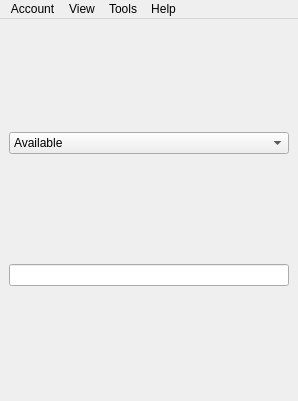
<?xml version="1.0" encoding="UTF-8"?>
<ui version="4.0">
 <class>wnd_main</class>
 <widget class="QMainWindow" name="wnd_main">
  <property name="geometry">
   <rect>
    <x>0</x>
    <y>0</y>
    <width>298</width>
    <height>401</height>
   </rect>
  </property>
  <property name="windowTitle">
   <string>Buddy List</string>
  </property>
  <property name="windowIcon">
   <iconset resource="resource/res.qrc">
    <normaloff>:/icons/icons/logotype.png</normaloff>:/icons/icons/logotype.png</iconset>
  </property>
  <property name="unifiedTitleAndToolBarOnMac">
   <bool>false</bool>
  </property>
  <widget class="QWidget" name="centralwidget">
   <layout class="QVBoxLayout">
    <item>
     <widget class="QComboBox" name="cmb_status_box">
      <property name="enabled">
       <bool>true</bool>
      </property>
      <item>
       <property name="text">
        <string>Available</string>
       </property>
       <property name="icon">
        <iconset resource="resource/res.qrc">
         <normaloff>:/icons/icons/status/available.png</normaloff>:/icons/icons/status/available.png</iconset>
       </property>
      </item>
      <item>
       <property name="text">
        <string>Chat</string>
       </property>
       <property name="icon">
        <iconset resource="resource/res.qrc">
         <normaloff>:/icons/icons/status/chat.png</normaloff>:/icons/icons/status/chat.png</iconset>
       </property>
      </item>
      <item>
       <property name="text">
        <string>Away</string>
       </property>
       <property name="icon">
        <iconset resource="resource/res.qrc">
         <normaloff>:/icons/icons/status/away.png</normaloff>:/icons/icons/status/away.png</iconset>
       </property>
      </item>
      <item>
       <property name="text">
        <string>Extended away</string>
       </property>
       <property name="icon">
        <iconset resource="resource/res.qrc">
         <normaloff>:/icons/icons/status/xa.png</normaloff>:/icons/icons/status/xa.png</iconset>
       </property>
      </item>
      <item>
       <property name="text">
        <string>Do not disturb</string>
       </property>
       <property name="icon">
        <iconset resource="resource/res.qrc">
         <normaloff>:/icons/icons/status/dnd.png</normaloff>:/icons/icons/status/dnd.png</iconset>
       </property>
      </item>
      <item>
       <property name="text">
        <string>Offline</string>
       </property>
       <property name="icon">
        <iconset resource="resource/res.qrc">
         <normaloff>:/icons/icons/status/offline.png</normaloff>:/icons/icons/status/offline.png</iconset>
       </property>
      </item>
     </widget>
    </item>
    <item>
     <widget class="QLineEdit" name="eln_status_edit"/>
    </item>
   </layout>
  </widget>
  <widget class="QMenuBar" name="mbr_menubar">
   <property name="geometry">
    <rect>
     <x>0</x>
     <y>0</y>
     <width>298</width>
     <height>26</height>
    </rect>
   </property>
   <widget class="QMenu" name="men_contacts">
    <property name="title">
     <string>Account</string>
    </property>
    <addaction name="act_connection"/>
    <addaction name="act_deconnection"/>
    <addaction name="separator"/>
    <addaction name="act_add_buddy"/>
    <addaction name="act_join_group_chat"/>
    <addaction name="separator"/>
    <addaction name="act_quit"/>
   </widget>
   <widget class="QMenu" name="men_affichage">
    <property name="title">
     <string>View</string>
    </property>
    <addaction name="act_offline_buddies"/>
    <addaction name="act_away_buddies"/>
   </widget>
   <widget class="QMenu" name="men_help">
    <property name="title">
     <string>Help</string>
    </property>
    <addaction name="act_about_pytalk"/>
    <addaction name="act_about_qt"/>
   </widget>
   <widget class="QMenu" name="men_tools">
    <property name="title">
     <string>Tools</string>
    </property>
    <addaction name="act_preferences"/>
    <addaction name="act_logs"/>
   </widget>
   <addaction name="men_contacts"/>
   <addaction name="men_affichage"/>
   <addaction name="men_tools"/>
   <addaction name="men_help"/>
  </widget>
  <action name="act_connection">
   <property name="icon">
    <iconset resource="resource/res.qrc">
     <normaloff>:/icons/icons/log-in.png</normaloff>:/icons/icons/log-in.png</iconset>
   </property>
   <property name="text">
    <string>L&amp;og in</string>
   </property>
   <property name="shortcut">
    <string>Ctrl+O</string>
   </property>
  </action>
  <action name="act_deconnection">
   <property name="enabled">
    <bool>false</bool>
   </property>
   <property name="icon">
    <iconset resource="resource/res.qrc">
     <normaloff>:/icons/icons/log-out.png</normaloff>:/icons/icons/log-out.png</iconset>
   </property>
   <property name="text">
    <string>Log out</string>
   </property>
  </action>
  <action name="act_offline_buddies">
   <property name="checkable">
    <bool>true</bool>
   </property>
   <property name="text">
    <string>Offline buddies</string>
   </property>
  </action>
  <action name="act_away_buddies">
   <property name="checkable">
    <bool>true</bool>
   </property>
   <property name="checked">
    <bool>true</bool>
   </property>
   <property name="text">
    <string>Away buddies</string>
   </property>
  </action>
  <action name="act_about_pytalk">
   <property name="icon">
    <iconset resource="resource/res.qrc">
     <normaloff>:/icons/icons/about.png</normaloff>:/icons/icons/about.png</iconset>
   </property>
   <property name="text">
    <string>About pyTalk</string>
   </property>
  </action>
  <action name="act_about_qt">
   <property name="icon">
    <iconset>
     <normaloff>../../../../../../home/dae-eklen/project/PyTalk/pytalk/ui/images/qt4.png</normaloff>../../../../../../home/dae-eklen/project/PyTalk/pytalk/ui/images/qt4.png</iconset>
   </property>
   <property name="text">
    <string>About Qt</string>
   </property>
  </action>
  <action name="act_quit">
   <property name="icon">
    <iconset resource="resource/res.qrc">
     <normaloff>:/icons/icons/exit.png</normaloff>:/icons/icons/exit.png</iconset>
   </property>
   <property name="text">
    <string>&amp;Quit</string>
   </property>
   <property name="shortcut">
    <string>Ctrl+Q</string>
   </property>
  </action>
  <action name="act_add_buddy">
   <property name="icon">
    <iconset resource="resource/res.qrc">
     <normaloff>:/icons/icons/plus.png</normaloff>:/icons/icons/plus.png</iconset>
   </property>
   <property name="text">
    <string>Add Buddy</string>
   </property>
  </action>
  <action name="act_add_group">
   <property name="icon">
    <iconset resource="resource/res.qrc">
     <normaloff>:/icons/icons/plus.png</normaloff>:/icons/icons/plus.png</iconset>
   </property>
   <property name="text">
    <string>Add a group</string>
   </property>
  </action>
  <action name="act_preferences">
   <property name="icon">
    <iconset resource="resource/res.qrc">
     <normaloff>:/icons/icons/preferences.png</normaloff>:/icons/icons/preferences.png</iconset>
   </property>
   <property name="text">
    <string>&amp;Preferences</string>
   </property>
   <property name="shortcut">
    <string>Ctrl+P</string>
   </property>
  </action>
  <action name="act_logs">
   <property name="text">
    <string>Logs</string>
   </property>
  </action>
  <action name="act_join_group_chat">
   <property name="icon">
    <iconset resource="resource/res.qrc">
     <normaloff>:/icons/icons/plus.png</normaloff>:/icons/icons/plus.png</iconset>
   </property>
   <property name="text">
    <string>Add/Join Group Chat</string>
   </property>
   <property name="toolTip">
    <string>Join Group Chat</string>
   </property>
  </action>
 </widget>
 <resources>
  <include location="resource/res.qrc"/>
 </resources>
 <connections/>
</ui>
